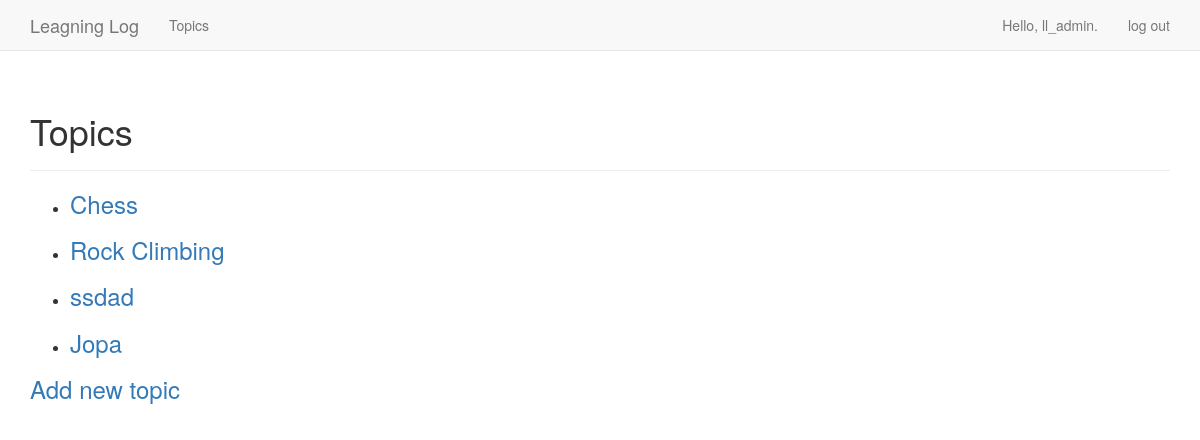
Before: /topics/ (signed in) with the older database file.
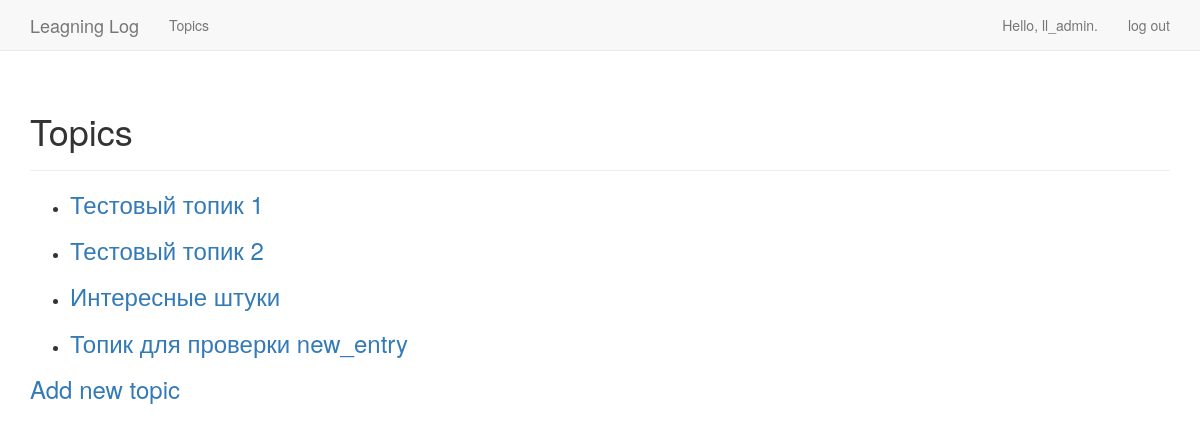
After: the same page with the newer database file.
### learning_logs/models.py (models this page shows)
class Topic(models.Model):
    text = models.CharField(max_length=200)
    date_added = models.DateTimeField(auto_now_add=True)
    owner = models.ForeignKey(User, on_delete=models.DO_NOTHING)
    def __str__(self):
        return self.text

### learning_logs/views.py (the view)
# urls.py: url(r'^topics/$', views.topics, name='topics'),
@login_required
def topics(request):
    topics = Topic.objects.filter(owner=request.user).order_by('date_added')
    context = {'topics': topics}
    return render(request, 'learning_logs/topics.html', context)

### learning_logs/templates/learning_logs/topics.html
{% extends "learning_logs/base.html" %}
{% block header %}
<h1>Topics</h1>
{% endblock header %}
{% block content %}
<ul>
{% for topic in topics %}
  <li>
    <h3>
      <a href="{% url 'learning_logs:topic' topic.id %}">{{ topic }}</a>
      </h3>
    </li>
  {% empty %}
  <li>No topics have been added yet.</li>
  {% endfor %}
</ul>
<h3><a href="{% url 'learning_logs:new_topic' %}">Add new topic</h3>
{% endblock content %}

### learning_logs/templates/learning_logs/base.html (shortened to what this page needs)
{% load bootstrap3 %}
<!DOCTYPE html>
<html lang="en">
<html lang="ru">
    <head>
        {% bootstrap_css %}
    </head>
    <body>
        <nav class="navbar navbar-default navbar-static-top">
            <div class="container">
            <div class="navbar-header">
                <a class ="navbar-brand" href="{% url 'learning_logs:index' %}">Leagning Log</a>
            </div>
            <div id="navbar" class="navbar-collapse collapse">
                <ul class="nav navbar-nav">
                    <li><a href="{% url 'learning_logs:topics' %}">Topics</a></li>
                </ul>
                <ul class="nav navbar-nav navbar-right">
                    {% if user.is_authenticated %}
                        <li><a>Hello, {{ user.username }}.</a></li>
                        <li><a href="{% url 'users:logout' %}">log out</a></li>
                    {% else %}
                        <li><a href="{% url 'users:register' %}">register</a></li>
                        <li><a href="{% url 'users:login' %}">log in</a></li>
                    {% endif %}
                </ul>
            </div>
            </div>
        </nav>
        <div class="container">
            <div class="page-header">
                 {% block header %}{% endblock header %}
            </div>
            <div>
                 {% block content %}{% endblock content %}
            </div>
        </div>
        </body>
        </html>

Changed rows visible on the page:
removed Topic: text "ssdad"
removed Topic: text "Jopa"
changed Topic: text "Chess" → "Тестовый топик 1"
changed Topic: text "Rock Climbing" → "Тестовый топик 2"
added Topic: text "Интересные штуки"
added Topic: text "Топик для проверки new_entry"
